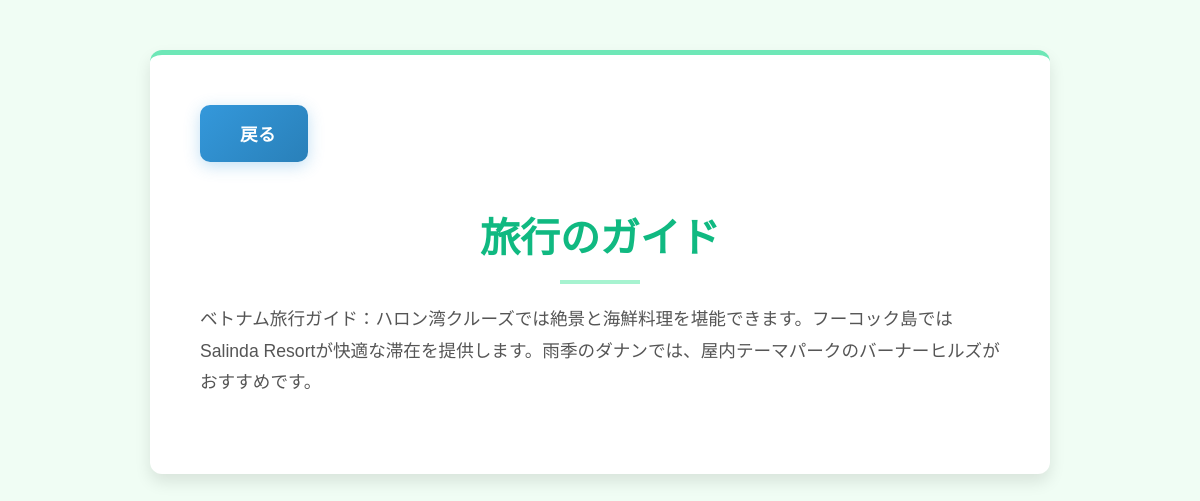
The page /general/detail/旅行 on the database its author committed.
### app1/models.py (models this page shows, shortened)
class GuideBook(models.Model):
    id=models.UUIDField(primary_key=True,default=uuid.uuid4,editable=False)
    title=models.TextField(verbose_name="タイトル")
    body=models.TextField(verbose_name="本文")
    tag=models.ManyToManyField('Tags',verbose_name="tag",blank=True)
    created=models.DateTimeField(null=True,auto_now_add=True,verbose_name="作成時間")
    articles=models.IntegerField(null=True,verbose_name="参照した投稿の数")
    picture=models.ImageField(upload_to="app1/picture/",null=True,blank=True,verbose_name="picture")
    summary=models.TextField(null=True,verbose_name="要約")

### app1/views.py (the view)
class GuideBookDetailView(View):
    def get(self,request,tag):
        guidebook=GuideBook.objects.get(tag__name=tag)
        articles = Article.objects.all().order_by('-score')
        tid=Tags.objects.get(name=tag).id
        articles = articles.filter(tag__id=tid).order_by('-score')
        articles = articles.distinct()
        comments = Comment.objects.all()
        tags = Tags.objects.all()
        return render(request,"app1/guidebookdetail.html",{"guidebook":guidebook,"articles":articles,"comments":comments})

### templates/app1/guidebookdetail.html (shortened to what this page needs)
<head>
    {% load static %}
    <link rel="stylesheet" href ="{% static 'app1/css/guidebook.css' %} ">
</head>
<body>
    <div class="container">
        <button onclick="window.location.href='/general/'" class="back-button">
             戻る
        </button>
        <h3 class="text-center">{{guidebook.title}}</h3>
        <p>{{guidebook.body}}</p>
    </div>
</body>
</html>

### app1/static/app1/css/guidebook.css (style rules this page uses)
body { font-family: 'Noto Sans JP', sans-serif; line-height: 1.8; color: #444; background-color: #f0fdf4; margin: 0; padding: 20px; }
.container { max-width: 800px; margin: 30px auto; padding: 50px; background-color: #ffffff; box-shadow: 0 8px 16px rgba(0, 0, 0, 0.1); border-radius: 12px; border-top: 5px solid #6ee7b7; }
h3 { font-size: 2.5em; font-weight: 700; color: #10b981; margin-bottom: 20px; text-align: center; border-bottom: none; padding-bottom: 10px; position: relative; }
h3::after { content: ''; width: 80px; height: 4px; background-color: #a7f3d0; position: absolute; bottom: 0; left: 50%; transform: translateX(-50%); }
p { font-size: 1.1em; color: #555; margin-bottom: 25px; text-align: left; }
.text-center { text-align: center; }
.back-button { display: inline-flex; align-items: center; background: linear-gradient(135deg, #3498db 0%, #2980b9 100%); color: #fff; padding: 1rem 2rem; border-radius: 10px; text-decoration: none; font-weight: 600; font-size: 1.1rem; letter-spacing: 0.02em; transition: all 0.3s ease; box-shadow: 0 4px 16px rgba(52, 152, 219, 0.3); border: none; cursor: pointer; margin-top: none; }

### rows shown on the page
GuideBook: title "旅行のガイド", body "ベトナム旅行ガイド：ハロン湾クルーズでは絶景と海鮮料理を堪能できます。フーコック島ではSalinda Resortが快適な滞在を提供します。雨季のダナンでは、屋内テーマパークのバーナーヒルズがおすすめです。"
